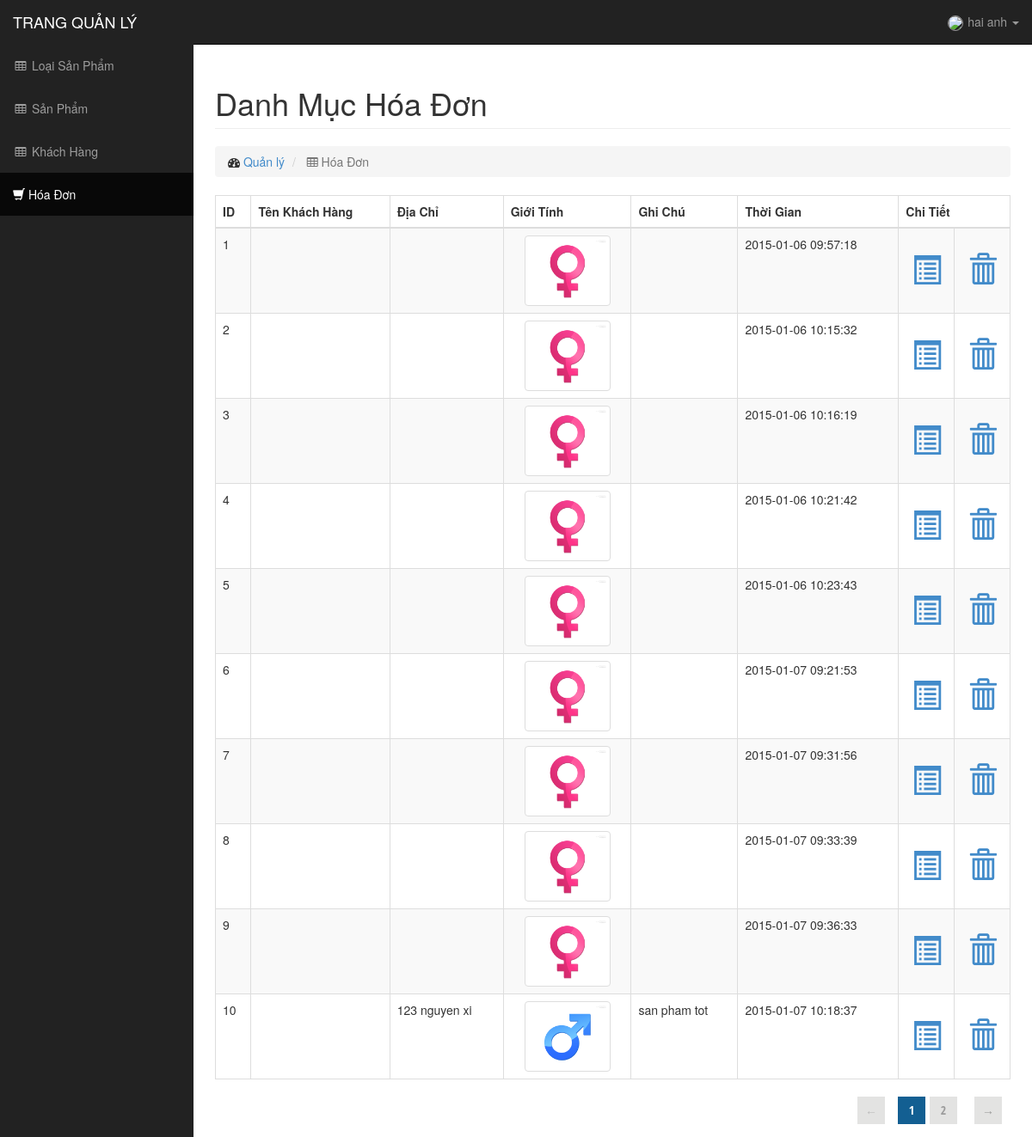
/admin/index.php?c=order (signed in), run on the app's committed database.
### tables this page shows
CREATE TABLE IF NOT EXISTS `customer` (
  `idcustomer` int(20) NOT NULL AUTO_INCREMENT,
  `name` varchar(100) NOT NULL,
  `image` varchar(225) DEFAULT NULL,
  `gender` tinyint(1) NOT NULL,
  `user` varchar(50) NOT NULL,
  `pass` varchar(50) NOT NULL,
  PRIMARY KEY (`idcustomer`),
  UNIQUE KEY `user` (`user`),
  UNIQUE KEY `user_2` (`user`),
  KEY `idcustomer` (`idcustomer`),
  KEY `user_3` (`user`),
  KEY `user_4` (`user`),
  KEY `user_5` (`user`)
);

CREATE TABLE IF NOT EXISTS `order` (
  `idorder` int(20) NOT NULL AUTO_INCREMENT,
  `name` varchar(50) DEFAULT NULL,
  `address` varchar(100) DEFAULT NULL,
  `gender` int(1) NOT NULL,
  `time_add` datetime NOT NULL,
  `note` text,
  `idcustomer` int(20) NOT NULL,
  PRIMARY KEY (`idorder`),
  KEY `idcustomer` (`idcustomer`)
);

### admin/index.php (called while the page is built, shortened)
<?php
    require("config.php");
    include('controller/'.$c.DS.$a.'.php');
    include('views/'.TEMPLATE_NAME.'/index.tpl.php');
?>

### application/config/database.php (called while the page is built, shortened)
<?php  if ( ! defined('BASEPATH')) exit('No direct script access allowed');
$db['default']['hostname'] = 'localhost';
$db['default']['username'] = 'root';
$db['default']['password'] = '';
$db['default']['database'] = 'matkinh';
$db['default']['dbdriver'] = 'mysql';
$db['default']['dbprefix'] = '';
$db['default']['pconnect'] = TRUE;
$db['default']['db_debug'] = TRUE;
$db['default']['cache_on'] = FALSE;
$db['default']['cachedir'] = '';
$db['default']['char_set'] = 'utf8';
$db['default']['dbcollat'] = 'utf8_general_ci';
$db['default']['swap_pre'] = '';
$db['default']['autoinit'] = TRUE;
$db['default']['stricton'] = FALSE;

### admin/config.php (called while the page is built, shortened)
<?php
    include('../application/config/database.php');
    $host = $db['default']['hostname'];
    $user = $db['default']['username'];
    $pass = $db['default']['password'];
    $dbname = $db['default']['database'];
    require("model/connect.php");
?>

### admin/model/connect.php (called while the page is built, shortened)
<?php
class connect {
    private $db = null;
    function __construct(){
	global $host,$user,$pass,$dbname;
        $dsn = "mysql:host=$host;dbname=$dbname";
        try{
            $this->db = new PDO($dsn,$user,$pass,array(PDO::MYSQL_ATTR_INIT_COMMAND => "SET NAMES utf8"));
        } catch (Exception $ex) {
            die('Error: '. $ex->getMessage);
        }
    }
    function get($sql){
        $result = $this->db->query($sql);
        return $result;
    }
    function getfetch($sql){
        $result = $this->db->query($sql);
        $result = $result->fetch();
        return $result;
    }
}
?>

### admin/controller/order/view.php (called while the page is built, shortened)
<?php
$order = new order();
$sql = "SELECT * FROM `order`";
$result = $order->get($sql);
?>

### admin/views/matkinh/content/order/view.tpl.php (the view)
<div class="container-fluid">
    <div class="row">
        <div class="col-lg-12">
            <h1 class="page-header">
                Danh Mục Hóa Đơn
            </h1>
            <ol class="breadcrumb">
                <li>
                    <i class="fa fa-dashboard"></i><a href="index.php"> Quản lý</a>
                </li>
                <li class="active">
                    <i class="fa fa-table"></i> Hóa Đơn
                </li>
            </ol>
        </div>
		<div class="col-lg-12">
		</div>
    </div>
    <div class="row">
        <div class="col-lg-12">
            <div class="table-responsive">
                <table class="table table-bordered table-hover table-striped">
                    <thead>
                        <tr>
                            <th>ID</th>
                            <th>Tên Khách Hàng</th>
                            <th>Địa Chỉ</th>
                            <th>Giới Tính</th>
                            <th>Ghi Chú</th>
                            <th>Thời Gian</th>
                            <th colspan="2">Chi Tiết</th>
                        </tr>
                    </thead>
                    <tbody id="jpage">
                    <?php
                        foreach($result as $row){
                            echo '
                            <tr>
                                <td>'.$row['idorder'].'</td>
                                <td style="font-weight:bold">'.$row['name'].'</td>
                                <td>'.$row['address'].'</td>
                                <td style="text-align:center">
                                    <img src="../assets/img/'.$row['gender'].'.jpeg" class="img-thumbnail"  width="100" />
                                </td>
                                <td>'.$row['note'].'</td>
                                <td>'.$row['time_add'].'</td>
                                <td style="text-align:center">
                                    <a href="?c=orderdetail&idorder='.$row['idorder'].'">
                                        <span class="glyphicon glyphicon-list-alt hd"></span>
                                    </a>
                                </td>
                                <td style="text-align:center">
                                    <a href="?c=order&a=del&idorder='.$row['idorder'].'" onclick="return confirm(\'Bạn có chắc muốn xóa không?\');">
                                        <span class="glyphicon glyphicon-trash hd"></span>
                                    </a>
                                </td>
                            </tr>';
                        }
                    ?>
                    </tbody>
                </table>
                <div class="holder"></div>
            </div>
        </div>
    </div>
</div>

### admin/views/matkinh/menu.tpl.php (shortened to what this page needs)
<?php
    switch($c){
        default: $admin = new $c();
    }
    $idadmin = $_SESSION['(*)v(*)'];
    $sql = "SELECT * FROM `customer` WHERE `idcustomer`='$idadmin'";
    $tmp = $admin->getfetch($sql);
?>
<nav class="navbar navbar-inverse navbar-fixed-top" role="navigation">
    <div class="navbar-header">
        <a class="navbar-brand" href="index.php">TRANG QUẢN LÝ</a>
    </div>
    <ul class="nav navbar-right top-nav">
        <li class="dropdown">
            <a href="#" class="dropdown-toggle" data-toggle="dropdown"><img src="http://<?php echo $_SERVER['HTTP_HOST'] ?>/assets/img/<?php echo $tmp['image'] ?>" style="width:25px;border:1px solid;border-radius:15px;margin-right:5px" /><?php echo $tmp['name'] ?> <b class="caret"></b></a>
        </li>
    </ul>
    <div class="collapse navbar-collapse navbar-ex1-collapse">
        <ul class="nav navbar-nav side-nav">
            <li <?php echo (isset($_GET['c']) && $_GET['c']=='categories'?'class="active"':'') ?>><a href="index.php?c=categories"><i class="fa fa-fw fa-table"></i> Loại Sản Phẩm</a></li>
            <li <?php echo (empty($_GET['c']) || $_GET['c']=='product'?'class="active"':'') ?>><a href="index.php?c=product"><i class="fa fa-fw fa-table"></i> Sản Phẩm</a></li>
            <li <?php echo (isset($_GET['c']) && $_GET['c']=='customer'?'class="active"':'') ?>><a href="index.php?c=customer"><i class="fa fa-fw fa-table"></i> Khách Hàng</a></li>
            <li <?php echo (isset($_GET['c']) && $_GET['c']=='order'?'class="active"':'') ?>><a href="index.php?c=order"><i class="glyphicon glyphicon-shopping-cart"></i> Hóa Đơn</a></li>
        </ul>
    </div>
</nav>

### admin/views/matkinh/css/sb-admin.css (style rules this page uses)
body { margin-top: 100px; background-color: #222; }
@media (min-width:768px) { body { margin-top: 50px; } }
.top-nav { padding: 0 15px; }
.top-nav>li { display: inline-block; float: left; }
.top-nav>li>a { padding-top: 15px; padding-bottom: 15px; line-height: 20px; color: #999; }
@media (min-width:768px) { .side-nav { position: fixed; top: 51px; left: 225px; width: 225px; margin-left: -225px; border: none; border-radius: 0; overflow-y: auto; background-color: #222; } }
@media (min-width:768px) { .side-nav>li>a { width: 225px; } }
.hd { font-size:34px; line-height:80px; }

### admin/views/matkinh/css/jPages.css (style rules this page uses)
.holder { padding-right: 5px; float:right; }

### data on the page
customer: name "hai anh"
order: idorder "1", time_add "2015-01-06 09:57:18"
order: idorder "2", time_add "2015-01-06 10:15:32"
order: idorder "3", time_add "2015-01-06 10:16:19"
order: idorder "4", time_add "2015-01-06 10:21:42"
order: idorder "5", time_add "2015-01-06 10:23:43"
order: idorder "6", time_add "2015-01-07 09:21:53"
order: idorder "7", time_add "2015-01-07 09:31:56"
order: idorder "8", time_add "2015-01-07 09:33:39"
order: idorder "9", time_add "2015-01-07 09:36:33"
order: idorder "10", address "123 nguyen xi", shows a picture, note "san pham tot", time_add "2015-01-07 10:18:37"
